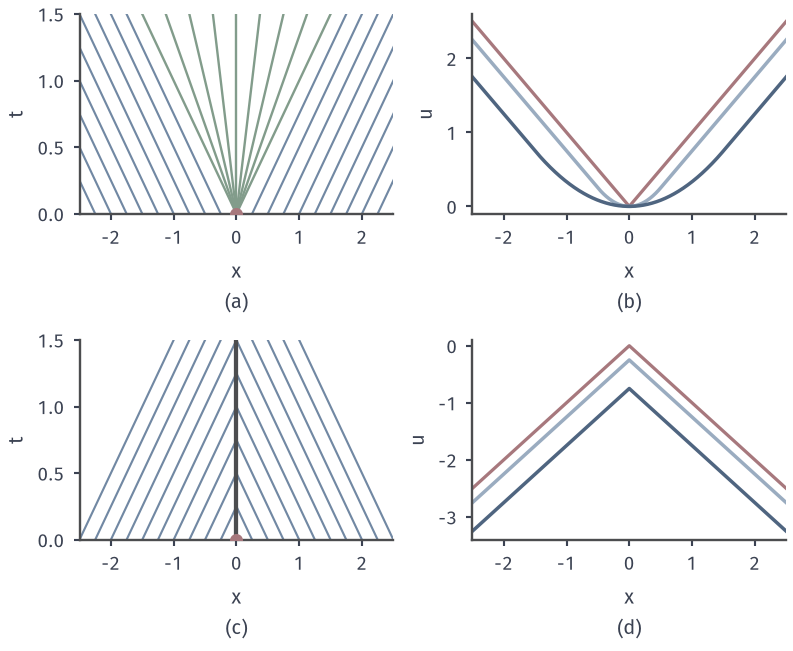

Generate this figure with Python:
from pathlib import Path
import sys
ROOT = next(p for p in Path(__file__).resolve().parents if (p/"build.sh").is_file() and (p/"tex/book.tex").is_file())
sys.path.insert(0, str(ROOT/"figures/06-differential-equations/02-partial-differential-equations/matplotlib/hj-common"))
from hj_common import *
HERE = Path(__file__).resolve().parent
# Target: H=p^2/2; convex kink u0=|x| opens a fan, concave kink u0=-|x| persists. Formulas from Hopf-Lax, checked numerically.
fig, axs = figure(width_mm=112, height_mm=92, nrows=2, ncols=2)
X=np.linspace(-2.5,2.5,1001); ys=np.linspace(-14,14,56001); xc=np.linspace(-2.5,2.5,101)
a=lambda x,t:np.where(np.abs(x)<=t,x*x/(2*t),np.abs(x)-t/2)
b=lambda x,t:-np.abs(x)-t/2
print('err a',np.abs(hopf_lax(xc,1.,np.abs,ys)[0]-a(xc,1.)).max(),'err b',np.abs(hopf_lax(xc,1.,lambda y:-np.abs(y),ys)[0]-b(xc,1.)).max())
ax=axs[0,0]; style(ax)
for y in np.arange(-2.5,-.01,.25): ax.plot([y,y-1.5],[0,1.5],color=BLUE,lw=.85)
for y in np.arange(.25,2.51,.25): ax.plot([y,y+1.5],[0,1.5],color=BLUE,lw=.85)
for s in np.linspace(-1,1,9): ax.plot([0,1.5*s],[0,1.5],color=GREEN,lw=.95)
ax.plot([0],[0],'o',ms=4.2,color=RED,zorder=6)
ax.set_xlim(-2.5,2.5); ax.set_ylim(0,1.5); ax.set_ylabel('$t$'); sub(ax,'a','$x$')
ax=axs[0,1]; style(ax); ax.plot(X,np.abs(X),color=RED,lw=1.3)
for t,c in ((.5,SHADES[1]),(1.5,SHADES[3])): ax.plot(X,a(X,t),color=c,lw=1.4)
ax.set_xlim(-2.5,2.5); ax.set_ylim(-.1,2.6); ax.set_ylabel('$u$'); sub(ax,'b','$x$')
ax=axs[1,0]; style(ax)
for y in np.arange(.25,2.51,.25):
    ax.plot([y,0],[0,y],color=BLUE,lw=.85); ax.plot([-y,0],[0,y],color=BLUE,lw=.85)
ax.plot([0,0],[0,2.5],color=LINE,lw=1.7); ax.plot([0],[0],'o',ms=4.2,color=RED,zorder=6)
ax.set_xlim(-2.5,2.5); ax.set_ylim(0,1.5); ax.set_ylabel('$t$'); sub(ax,'c','$x$')
ax=axs[1,1]; style(ax); ax.plot(X,-np.abs(X),color=RED,lw=1.3)
for t,c in ((.5,SHADES[1]),(1.5,SHADES[3])): ax.plot(X,b(X,t),color=c,lw=1.4)
ax.set_xlim(-2.5,2.5); ax.set_ylim(-3.4,.1); ax.set_ylabel('$u$'); sub(ax,'d','$x$')
save(fig,HERE,'figure',{'formula':'u0=|x|: x^2/(2t) in fan; u0=-|x|: -|x|-t/2'})
